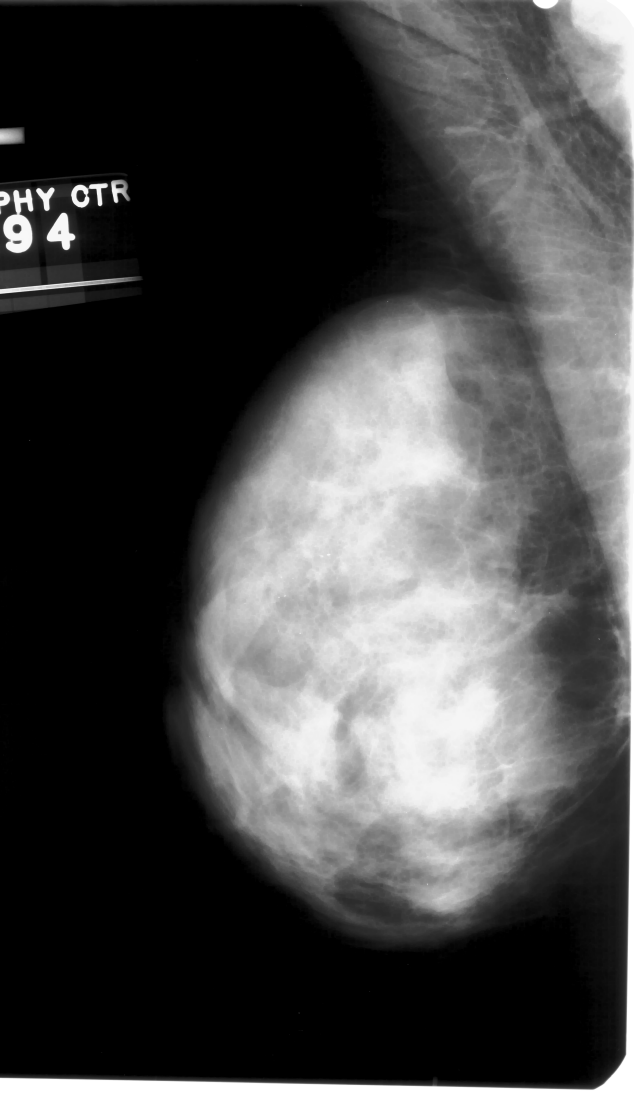
#> input picture data/contrast_enhancement/p_00007_mlo.png, 3166 x 5491 px, given as the content of the folder ../../data/contrast_enhancement/p_00007_mlo.png, which was not available (shown at 1/5 size)
$ python -i enrich_data.py   (imports and definitions only)
#> lines starting #> are read from the running program, lines starting #| are printed output that depends on the picture; pictures that were not available may be replaced by others from this repository, and a replacement may not be noted
import cv2 as cv
import fnmatch
from matplotlib.image import imread
import numpy as np
import os
from PIL import Image, ImageEnhance
import sys
from matplotlib import pyplot as plt
from scipy import ndimage
import math

#rotation angle in degree


def main(filepath):
    matches = []
    for root, dirnames, filenames in os.walk(filepath):
        for filename in fnmatch.filter(filenames, '*.png'):
            print(filepath)
            filepath = os.path.join(root, filename)
            matches.append(filepath)
            print(filepath)
            massage_data(filepath)
            rotate(filepath)

def massage_data(filepath):
#> called with filepath = '_only/p_00007_mlo.png'
        img = Image.open(filepath)
#> img is the input picture: PIL image 3166x5491 L; min 0, max 255, mean 71.4
        temp = Image.open(filepath)
        height= temp.height
#> height = 5491
        width = temp.width
#> width = 3166
        image = cv.imread(filepath)
#> image: shape (5491, 3166, 3); min 0, max 255, mean 71.4

        border = cv.copyMakeBorder(
        image,
        top=math.floor((5500-height)/2),
        bottom=math.floor((5500-height)/2),
        left=math.floor((5500-width)/2),
        right=math.floor((5500-width)/2),
        borderType=cv.BORDER_CONSTANT,
        value=[0, 0, 0]
        )
        cv.imwrite(filepath.replace("*.png", "*-resized.png"), border)

def rotate(filepath):
#> called with filepath = '_only/p_00007_mlo.png'
    image = Image.open(filepath)
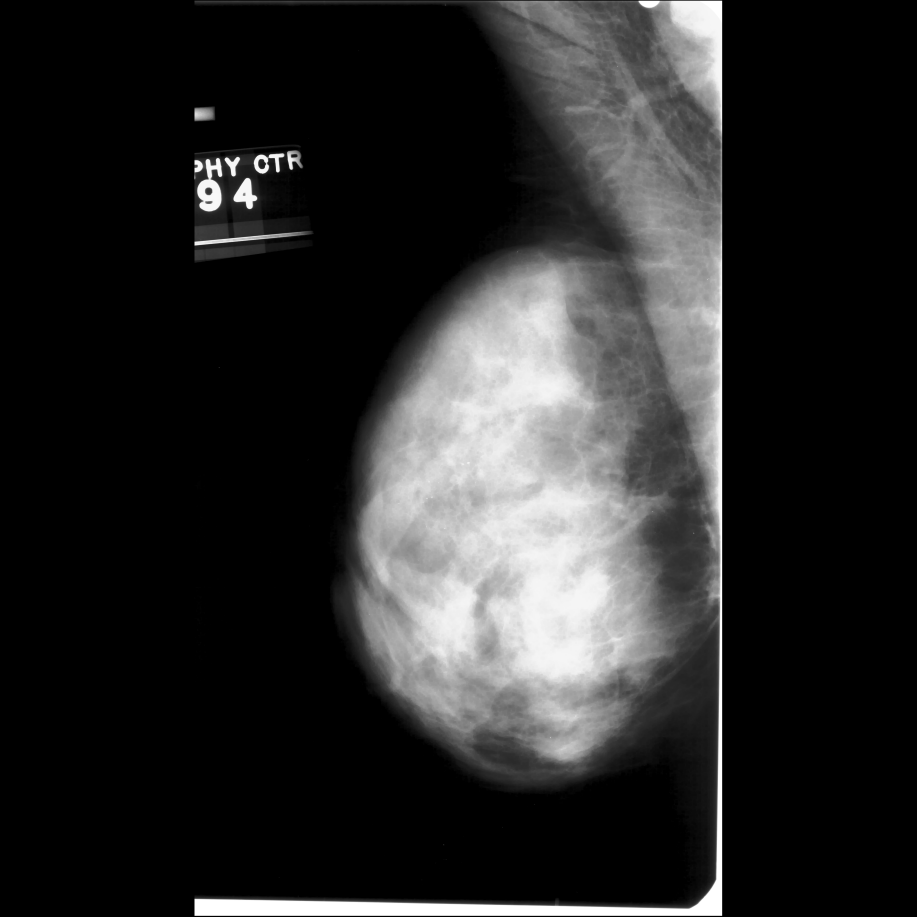
#> image: PIL image 5500x5499 RGB (shown at 1/6 size); min 0, max 255, mean 41
    rotatePlus5 = image.rotate(5)
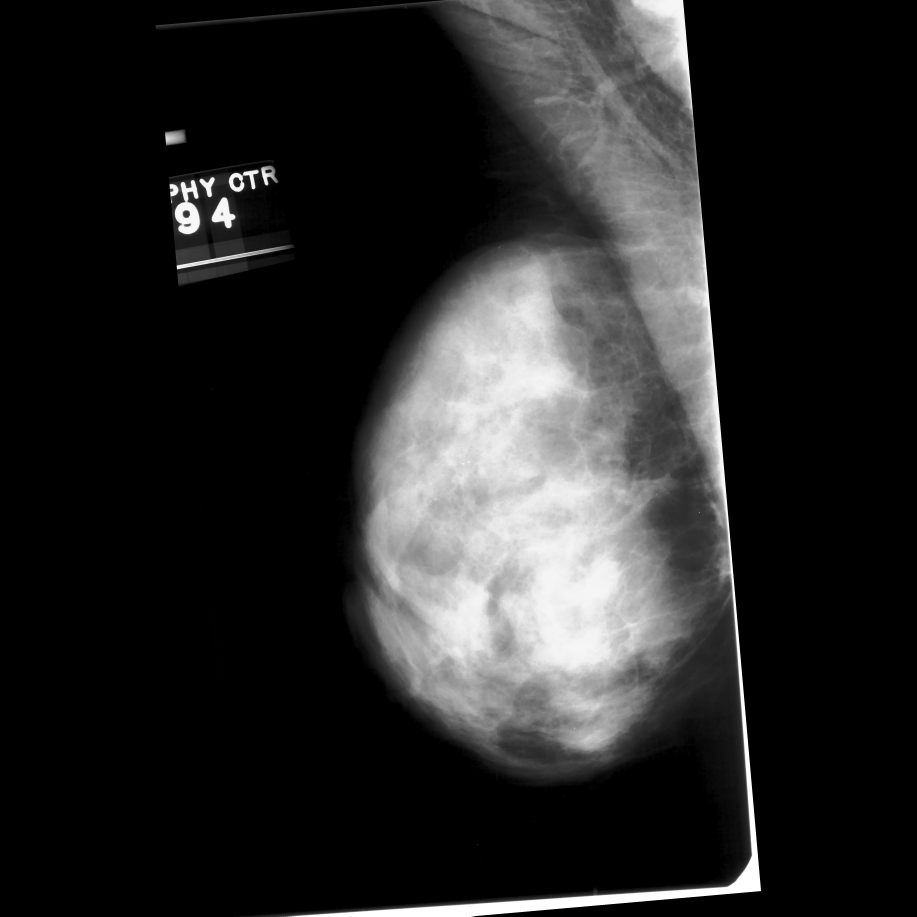
#> rotatePlus5: PIL image 5500x5499 RGB (shown at 1/6 size); min 0, max 255, mean 39.8
    rotatePlus5.save(filepath.replace(".png", "-rotated+5.png"))
    rotateMinus5 = image.rotate(-5)
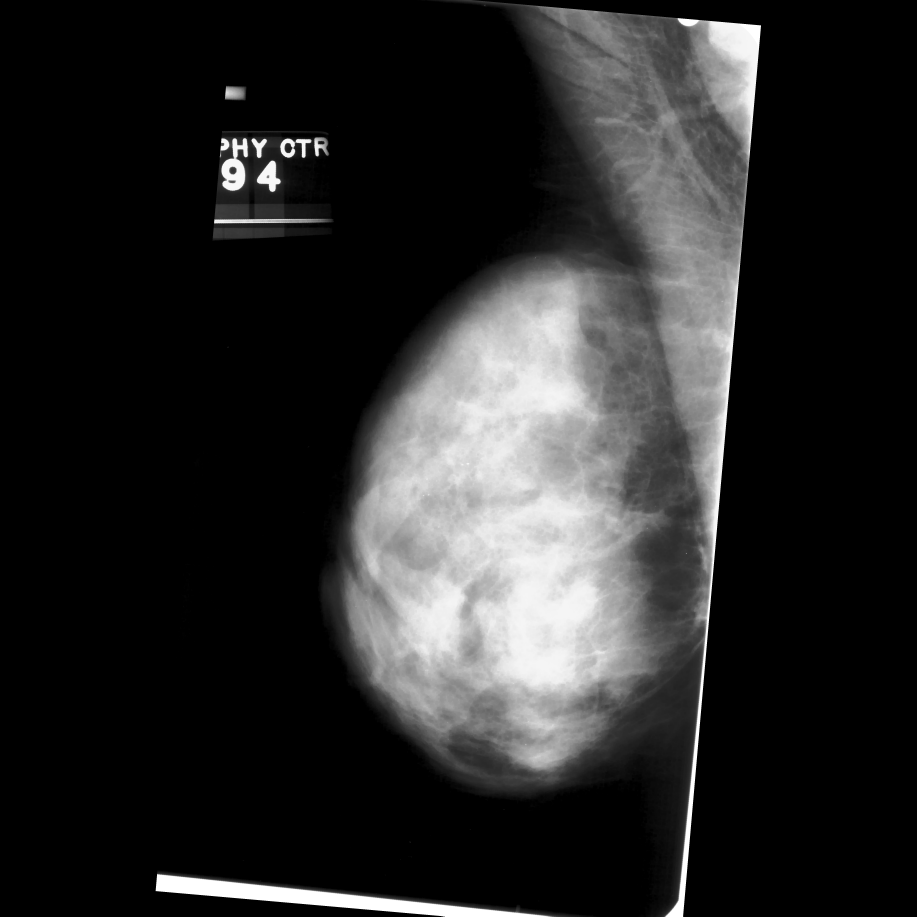
#> rotateMinus5: PIL image 5500x5499 RGB (shown at 1/6 size); min 0, max 255, mean 40.4
    rotateMinus5.save(filepath.replace(".png", "-rotated-5.png"))
    rotatePlus10 = image.rotate(10)
    rotatePlus10.save(filepath.replace(".png", "-rotated+10.png"))
    rotateMinus10 = image.rotate(-10)
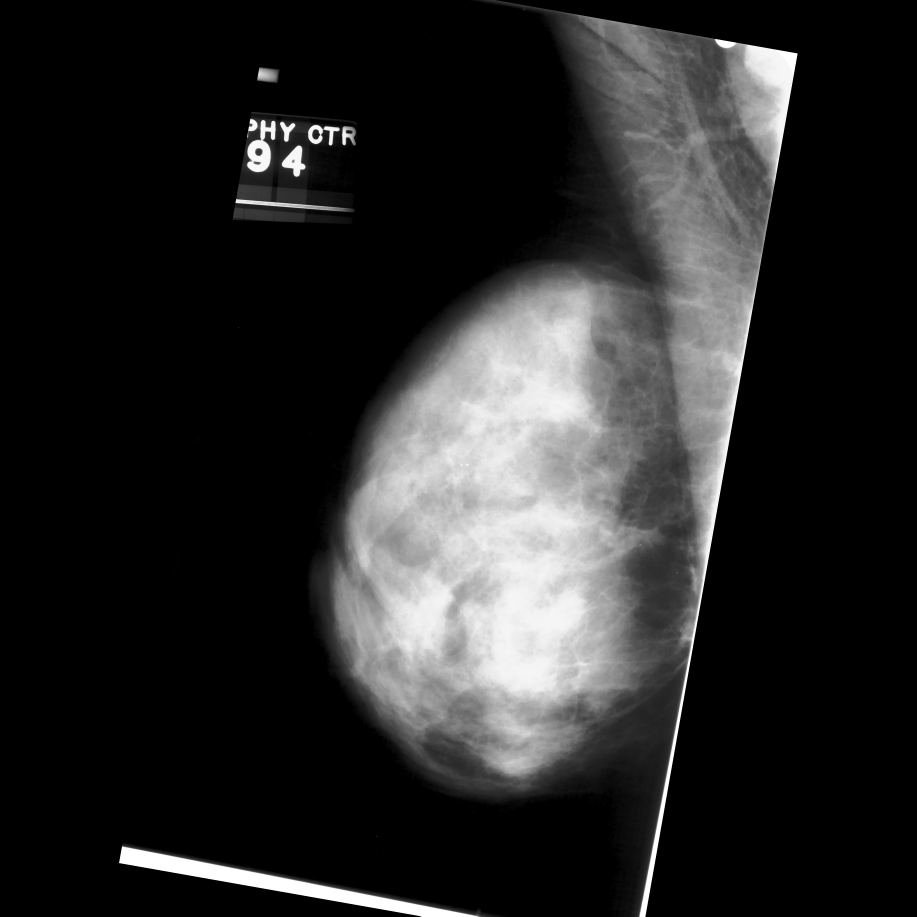
#> rotateMinus10: PIL image 5500x5499 RGB (shown at 1/6 size); min 0, max 255, mean 40.3
    rotateMinus10.save(filepath.replace(".png", "-rotated-10.png"))
    rotatePlus15 = image.rotate(15)
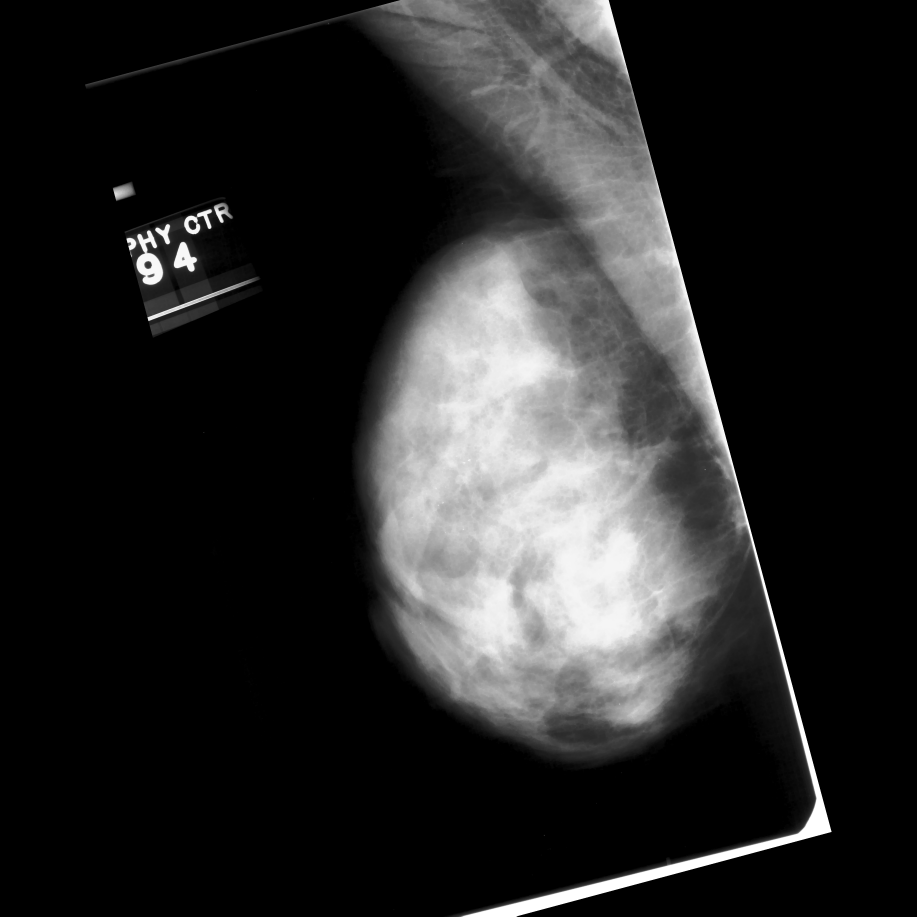
#> rotatePlus15: PIL image 5500x5499 RGB (shown at 1/6 size); min 0, max 255, mean 39.2
    rotatePlus15.save(filepath.replace(".png", "-rotated+15.png"))
#> (the run stopped early here; a loop or call above may not have finished)
